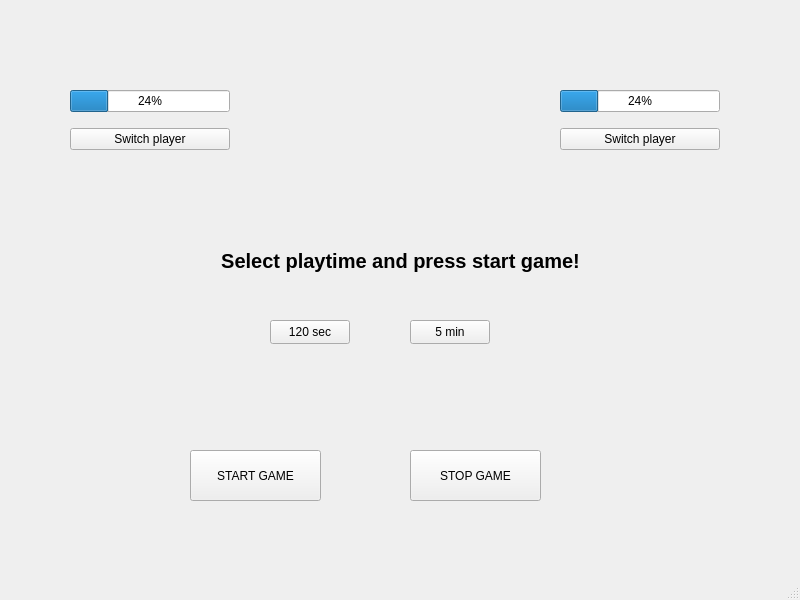
<?xml version="1.0" encoding="UTF-8"?>
<ui version="4.0">
 <class>Shakkikello</class>
 <widget class="QMainWindow" name="Shakkikello">
  <property name="geometry">
   <rect>
    <x>0</x>
    <y>0</y>
    <width>800</width>
    <height>600</height>
   </rect>
  </property>
  <property name="windowTitle">
   <string>Shakkikello</string>
  </property>
  <widget class="QWidget" name="centralwidget">
   <widget class="QWidget" name="verticalLayoutWidget">
    <property name="geometry">
     <rect>
      <x>70</x>
      <y>80</y>
      <width>160</width>
      <height>80</height>
     </rect>
    </property>
    <layout class="QVBoxLayout" name="verticalLayout">
     <property name="spacing">
      <number>6</number>
     </property>
     <item>
      <widget class="QProgressBar" name="p1ProgressBar">
       <property name="value">
        <number>24</number>
       </property>
      </widget>
     </item>
     <item>
      <widget class="QPushButton" name="p1SwitchButton">
       <property name="text">
        <string>Switch player</string>
       </property>
      </widget>
     </item>
    </layout>
   </widget>
   <widget class="QWidget" name="verticalLayoutWidget_2">
    <property name="geometry">
     <rect>
      <x>560</x>
      <y>80</y>
      <width>160</width>
      <height>80</height>
     </rect>
    </property>
    <layout class="QVBoxLayout" name="verticalLayout_2">
     <item>
      <widget class="QProgressBar" name="p2ProgressBar">
       <property name="value">
        <number>24</number>
       </property>
      </widget>
     </item>
     <item>
      <widget class="QPushButton" name="p2SwitchButton">
       <property name="text">
        <string>Switch player</string>
       </property>
      </widget>
     </item>
    </layout>
   </widget>
   <widget class="QLabel" name="gameStatus">
    <property name="geometry">
     <rect>
      <x>190</x>
      <y>220</y>
      <width>421</width>
      <height>81</height>
     </rect>
    </property>
    <property name="font">
     <font>
      <pointsize>15</pointsize>
      <bold>true</bold>
     </font>
    </property>
    <property name="text">
     <string>Select playtime and press start game!</string>
    </property>
    <property name="alignment">
     <set>Qt::AlignmentFlag::AlignCenter</set>
    </property>
   </widget>
   <widget class="QPushButton" name="twoMinButton">
    <property name="geometry">
     <rect>
      <x>270</x>
      <y>320</y>
      <width>80</width>
      <height>24</height>
     </rect>
    </property>
    <property name="text">
     <string>120 sec</string>
    </property>
   </widget>
   <widget class="QPushButton" name="fiveMinButton">
    <property name="geometry">
     <rect>
      <x>410</x>
      <y>320</y>
      <width>80</width>
      <height>24</height>
     </rect>
    </property>
    <property name="text">
     <string>5 min</string>
    </property>
   </widget>
   <widget class="QPushButton" name="startButton">
    <property name="geometry">
     <rect>
      <x>190</x>
      <y>450</y>
      <width>131</width>
      <height>51</height>
     </rect>
    </property>
    <property name="text">
     <string>START GAME</string>
    </property>
   </widget>
   <widget class="QPushButton" name="stopButton">
    <property name="geometry">
     <rect>
      <x>410</x>
      <y>450</y>
      <width>131</width>
      <height>51</height>
     </rect>
    </property>
    <property name="text">
     <string>STOP GAME</string>
    </property>
   </widget>
  </widget>
  <widget class="QMenuBar" name="menubar">
   <property name="geometry">
    <rect>
     <x>0</x>
     <y>0</y>
     <width>800</width>
     <height>21</height>
    </rect>
   </property>
  </widget>
  <widget class="QStatusBar" name="statusbar"/>
 </widget>
 <resources/>
 <connections/>
</ui>
